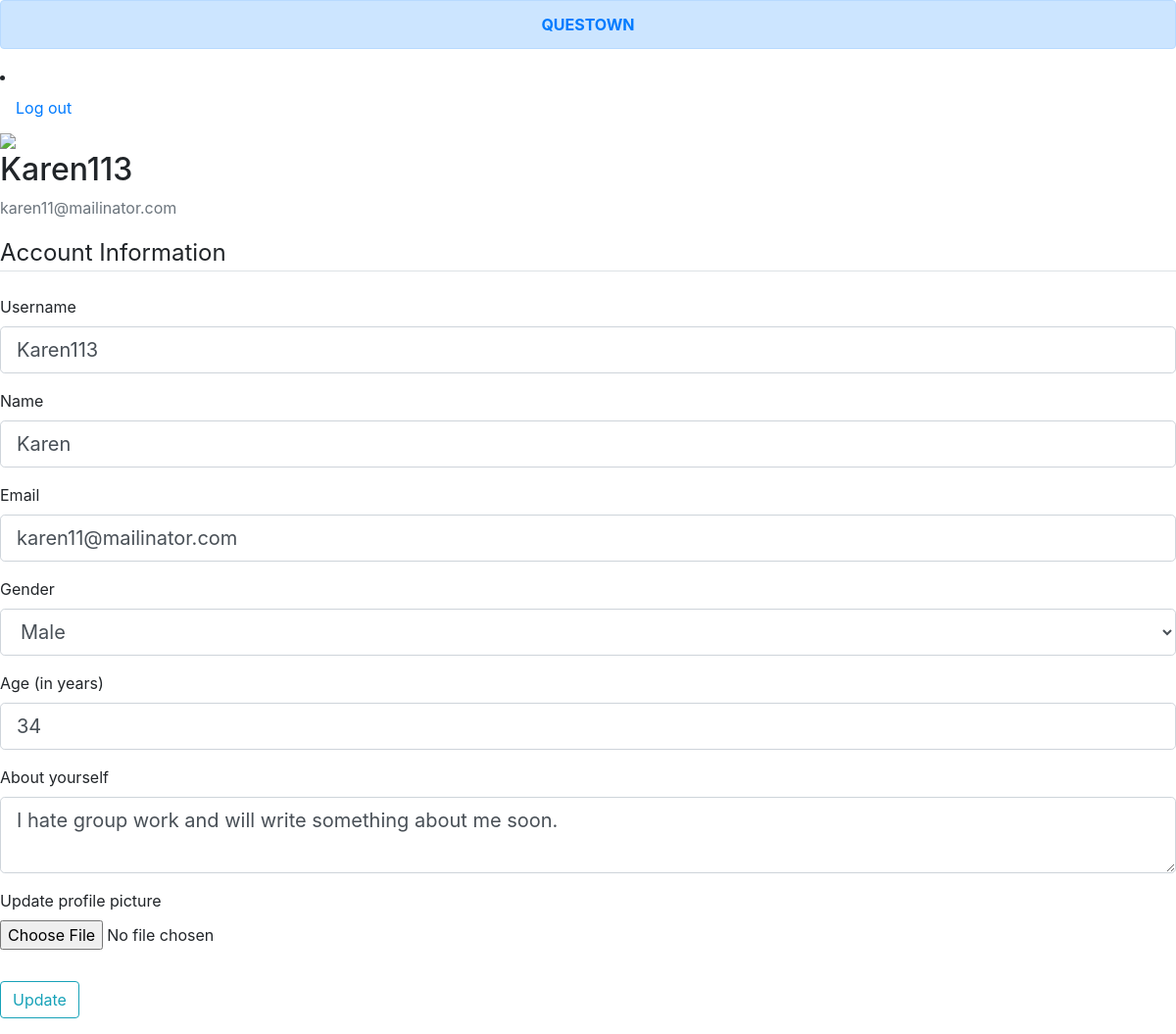
/account (signed in), run on the app's committed database.
### questown/models.py (models this page shows)
class Users(db.Model, UserMixin):
    id = db.Column(db.Integer, primary_key=True, autoincrement=True, nullable=False)
    username = db.Column(db.String(20), unique=True, nullable=False)
    name = db.Column(db.String(20), nullable=False)
    email = db.Column(db.String(50), unique=True, nullable=False)
    image_file = db.Column(db.String(20), nullable=False, default='default.png')
    password = db.Column(db.String(40), nullable=False)
    gender = db.Column(db.String(10))
    age = db.Column(db.Integer)
    about = db.Column(db.String(1000), default='I am new here and will write something about me soon.')
    groups = db.relationship('Groups', backref='initiator', lazy=True)

### questown/routes.py (the view)
@app.route('/account', methods=['GET', 'POST'])
@login_required
def account():
    form = UpdateAccountForm()
    if form.validate_on_submit():
        if form.picture.data:
            picture_file = save_picture(form.picture.data)
            current_user.image_file = picture_file
        current_user.username = form.username.data
        current_user.name = form.name.data
        current_user.email = form.email.data
        current_user.gender = form.gender.data
        current_user.age = form.age.data
        current_user.about = form.about.data
        db.session.commit()
        flash('Your account information has been updated', 'success')
        return redirect(url_for('account'))
    elif request.method == 'GET':
        form.username.data = current_user.username
        form.name.data = current_user.name
        form.email.data = current_user.email
        form.gender.data = current_user.gender
        form.age.data = current_user.age
        form.about.data = current_user.about
    image_file = url_for('static', filename='profile_pics/' + current_user.image_file)
    return render_template('account.html', title='Account', image_file=image_file, form=form)

### questown/forms.py (shortened to what this page needs)
class UpdateAccountForm(FlaskForm):
    username = StringField('Username', [
        validators.data_required(),
        validators.length(min=2, max=15)
    ])
    name = StringField('Name', [
        validators.data_required()
    ])
    email = StringField('Email', [
        validators.data_required(),
        validators.email()
    ])
    gender = SelectField('Gender',
                         choices=[('Male', 'Male'), ('Female', 'Female')])
    age = IntegerField('Age (in years)', [
        validators.NumberRange(min=1, max=100)
    ])
    about = TextAreaField('About yourself', [
        validators.length(max=1000)
    ])
    picture = FileField('Update profile picture', validators=[FileAllowed(['jpg', 'png'])])
    submit = SubmitField('Update')

### questown/models.py (called while the page is built)
@login_manager.user_loader
def load_user(user_id):
    return Users.query.get(int(user_id))

### questown/templates/account.html (shortened to what this page needs)
<!DOCTYPE html>
<html lang="en">
<head>
    <link rel="stylesheet" href="https://stackpath.bootstrapcdn.com/bootstrap/4.1.3/css/bootstrap.min.css">
</head>
<body>
    <div class="alert alert-primary" align="center" role="alert" >
        <a href = "{{ url_for('home') }}"><strong>QUESTOWN</strong></a>
    </div>
    <li><a class="nav-item nav-link" href="{{ url_for('logout') }}">Log out</a></li>
    <img src="{{ image_file }}">
    <div class="media=-body">
        <h2 class="">{{ current_user.username }}</h2>
        <p class="text-secondary">{{ current_user.email }}</p>
    </div>
    <form method = "POST" action = "" enctype="multipart/form-data">
        <fieldset class = "form-group">
            <legend class = "border-bottom mb-4">Account Information</legend>
            <div class = "form-group">
                {{ form.username.label(class = "form-control-label") }}
                {% if form.username.errors %}
                    {{ form.username(class = "form-control form-control-lg is-invalid") }}
                    <div class = "invalid-feedback">
                        {% for error in form.username.errors %}
                            <span>{{ error }}</span>
                        {% endfor %}
                    </div>
                {% else %}
                    {{ form.username(class = "form-control form-control-lg") }}
                {% endif %}
            </div>
            <div class = "form-group">
                {{ form.name.label(class = "form-control-label") }}
                {{ form.name(class = "form-control form-control-lg") }}
            </div>
            <div class = "form-group">
                {{ form.email.label(class = "form-control-label") }}
                {% if form.email.errors %}
                    {{ form.email(class = "form-control form-control-lg is-invalid") }}
                    <div class = "invalid-feedback">
                        {% for error in form.email.errors %}
                            <span>{{ error }}</span>
                        {% endfor %}
                    </div>
                {% else %}
                    {{ form.email(class = "form-control form-control-lg") }}
                {% endif %}
            </div>
            <div class = "form-group">
                {{ form.gender.label(class = "form-control-label") }}
                {{ form.gender(class = "form-control form-control-lg") }}
            </div>
            <div class = "form-group">
                {{ form.age.label(class = "form-control-label") }}
                {{ form.age(class = "form-control form-control-lg") }}
            </div>
            <div class = "form-group">
                {{ form.about.label(class = "form-control-label") }}
                {% if form.about.errors %}
                    {{ form.about(class = "form-control form-control-lg is-invalid") }}
                    <div class = "invalid-feedback">
                        {% for error in form.about.errors %}
                            <span>{{ error }}</span>
                        {% endfor %}
                    </div>
                {% else %}
                    {{ form.about(class = "form-control form-control-lg") }}
                {% endif %}
            </div>
            <div class="form-group">
                {{ form.picture.label() }}
                {{ form.picture(class="form-control-file") }}
            </div>
        </fieldset>
        <div class = "form-group">
            {{ form.submit(class = "btn btn-outline-info") }}
        </div>
    </form>
</body>
</html>

### data on the page
Users: username "Karen113", email "karen11@mailinator.com", name "Karen", gender "Male", age "34", about "I hate group work and will write something about me soon."
